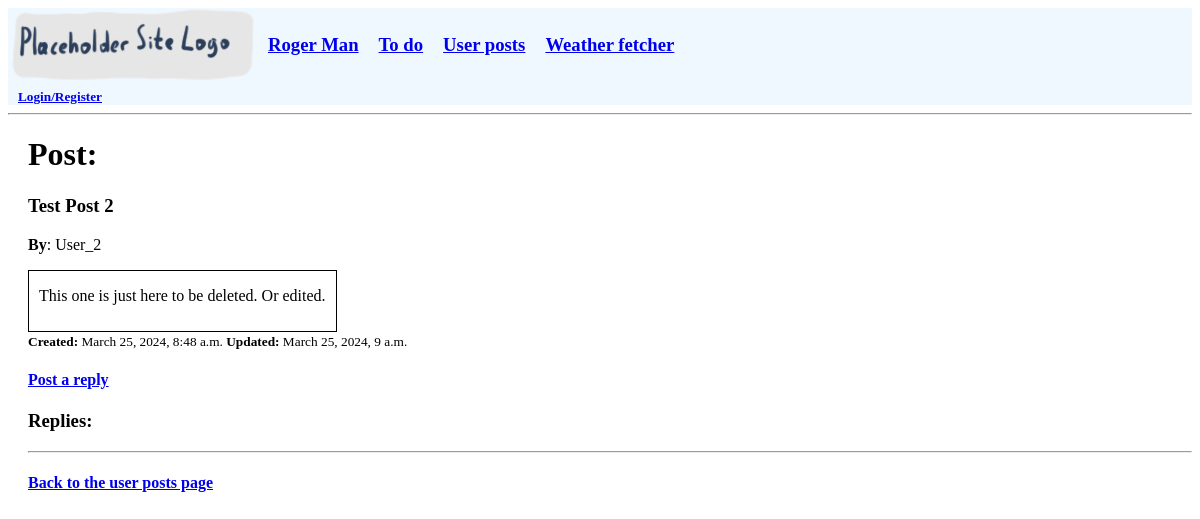
/posts/item_id=2/, run on an earlier commit of the app's database.
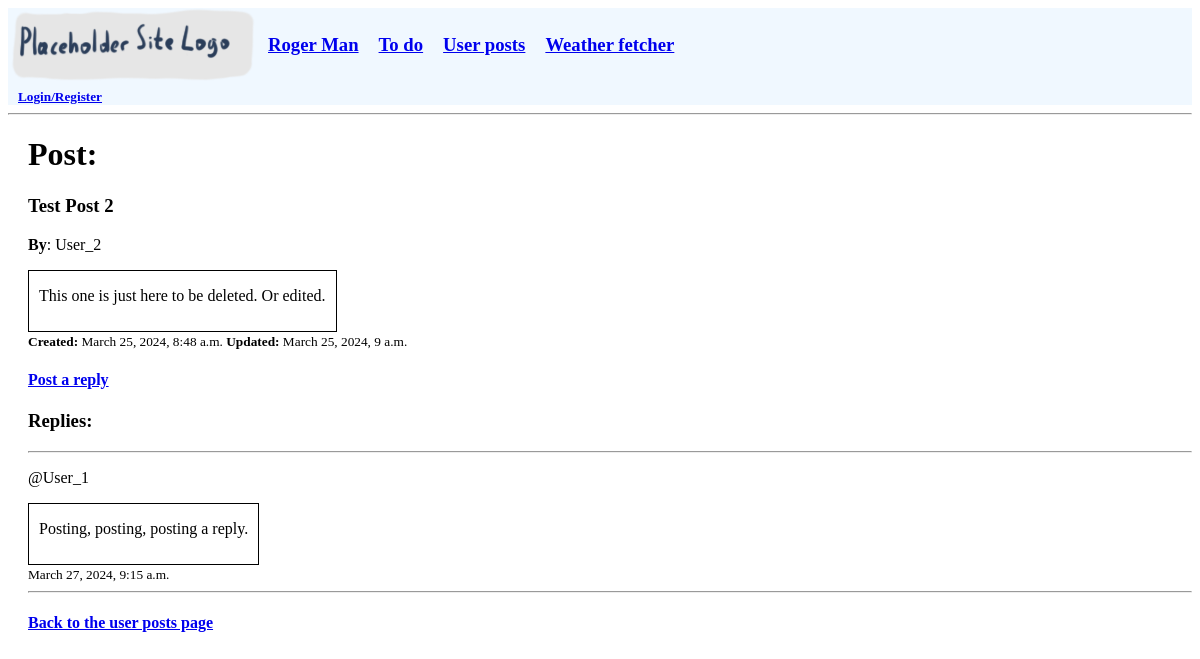
And on a later commit of the database.
### base_app/models.py (models this page shows, shortened)
class Post_reply(models.Model): # Reply: tied to an opening post
    id = models.AutoField(primary_key=True)
    poster = models.ForeignKey(User, on_delete=models.SET_NULL, null=True)
    original = models.ForeignKey(Post_op, on_delete=models.CASCADE)
    body = models.TextField(max_length=300)
    created = models.DateTimeField(auto_now_add=True)

### base_app/views.py (the view)
# urls.py: path('posts/item_id=<str:pk>/', views.posts_post, name='post_post'),
def posts_post(request, pk):
    context = {'original': Post_op.objects.get(id=pk), 'replies': Post_reply.objects.filter(original__id=pk)}
    return render(request, 'base_app/posts_post.html', context)

### base_app/templates/base_app/posts_post.html (shortened to what this page needs)
{% extends 'main.html' %}
{% block content %}
<h1>Post:</h1>
<div class="box_post">
    <h3>{{original.title}}</h3>
    <p><b>By</b>: {{original.poster}}</p>
    <div class="box_basic">
        <p>{{original.body}}</p>
    </div>
    <small><b>Created:</b> {{original.created}} <b>Updated:</b> {{original.updated}}</small>
</div>
<div>
    <h4><a href="{% url 'post_reply_create' original.id %}">Post a reply</a></h4>
</div>
<h3>Replies:</h3>
<hr>
{% for item in replies %}
<div class="box_reply">
    <p>@{{item.poster}}</p>
    <div class="box_basic"><p>
        {{item.body}}</p>
    </div>
    <small>{{item.created}}</small>
    <hr>
</div>
{% endfor %}
<div>
    <h4><a href="/posts">Back to the user posts page</a></h4>
</div>
{% endblock content %}

What changed in the data, as far as the page shows it:
added Post_reply: poster "User_1", body "Posting, posting, posting a reply.", created "March 27, 2024, 9:15 a.m."
